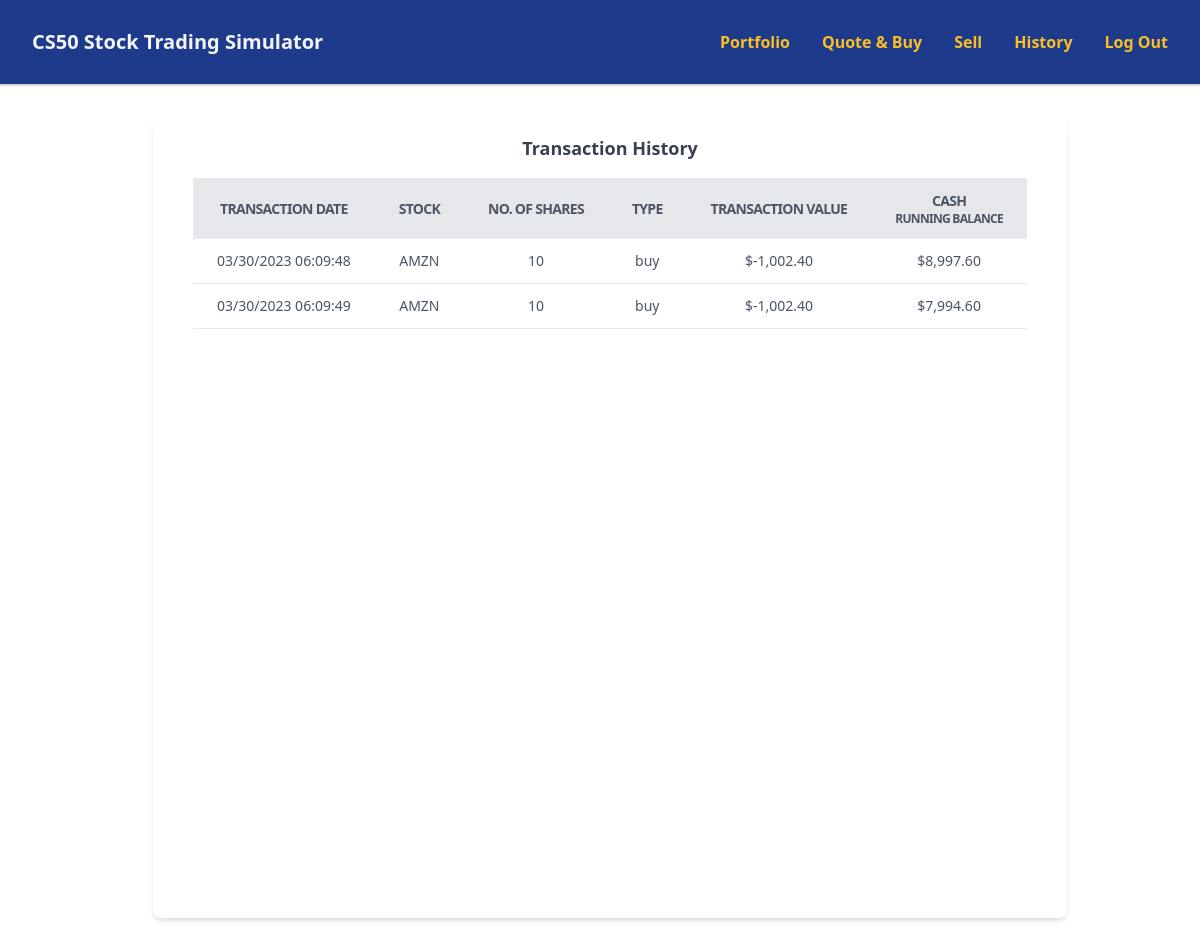
/history (signed in), run on an earlier commit of the app's database.
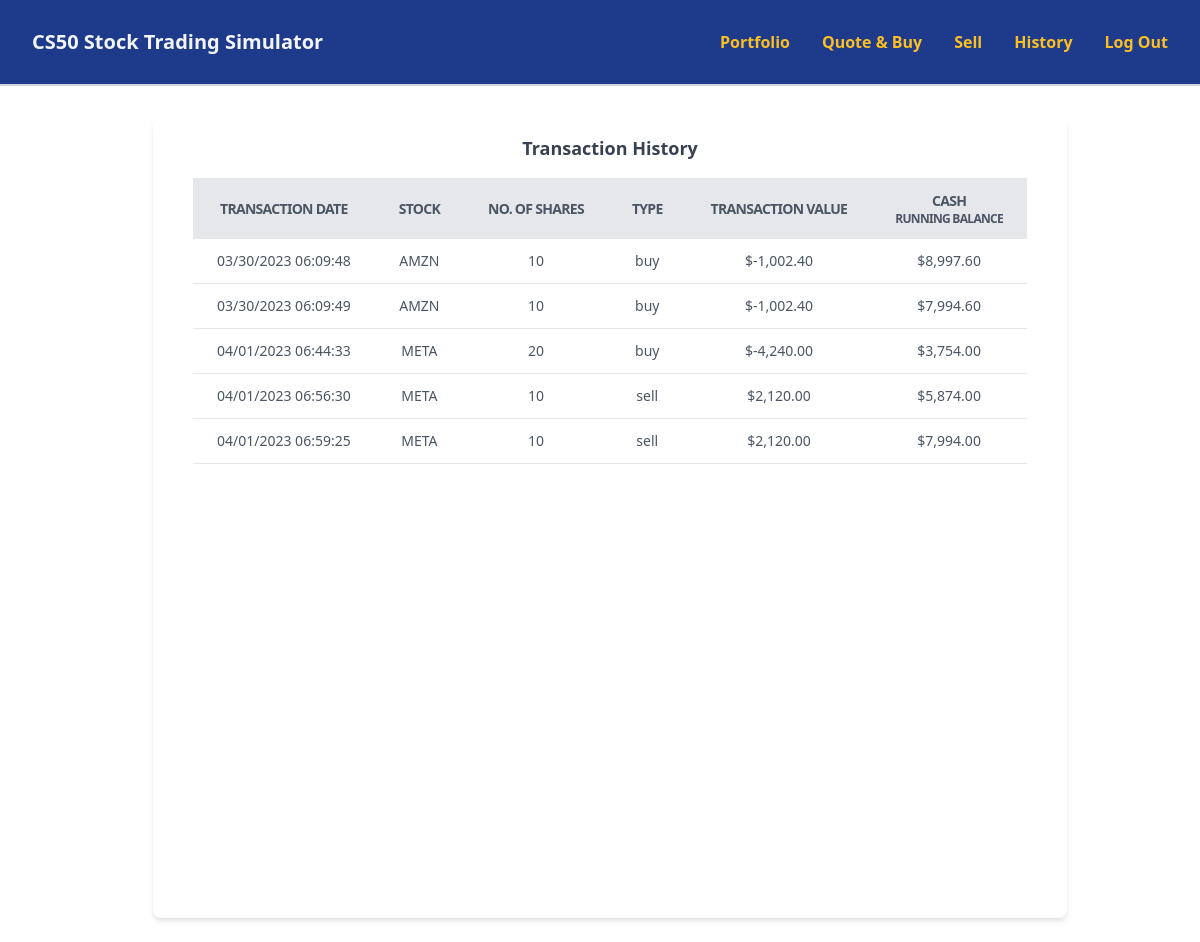
And on a later commit of the database.
### app.py (models this page shows, shortened)
class stock_txn(db.Model):
    txn_id = db.Column(db.Integer, primary_key=True)
    stock = db.Column(db.String(80), nullable=False)
    no_of_shares = db.Column(db.Integer, nullable=False)
    total_cost = db.Column(db.Integer, nullable=False)
    user_id = db.Column(db.Integer)
    txn_date = db.Column(db.Date)
    txn_type = db.Column(db.String(80), nullable=False)

class cash_running_bal(db.Model):
    c_bal_id = db.Column(db.Integer, primary_key=True)
    user_id = db.Column(db.Integer)
    txn_id = db.Column(db.Integer)
    txn_date = db.Column(db.Date)
    amount_change = db.Column(db.Integer, nullable=False)
    cash_end_bal = db.Column(db.Integer, nullable=False)

### app.py (the view)
@fin_app.route("/history")
@login_required
def history():
    current_user = session["user_id"]
    transactions = db.session.execute(text(
        "SELECT * FROM stock_txn WHERE user_id = :current_user"), {'current_user': current_user})
    cash_history = db.session.execute(text(
        "SELECT * FROM cash_running_bal WHERE user_id = :current_user"), {'current_user': current_user})
    cash_history = db.session.execute(text(
        "SELECT * FROM (SELECT * FROM cash_running_bal JOIN stock_txn ON cash_running_bal.txn_id = stock_txn.txn_id) WHERE user_id = :current_user"), {'current_user': current_user})
    return render_template("history.html", transactions=transactions, cash_history=cash_history)

### app.py (called while the page is built)
@fin_app.after_request
def after_request(response):
    response.headers["Cache-Control"] = "no-cache, no-store, must-revalidate"
    response.headers["Expires"] = 0
    response.headers["Pragma"] = "no-cache"
    return response

### helpers.py (called while the page is built)
def login_required(f):
    @wraps(f)
    def decorated_function(*args, **kwargs):
        if session.get("user_id") is None:
            return redirect("/login")
        return f(*args, **kwargs)
    return decorated_function

def usd(value):
    return f"${value:,.2f}"

### templates/history.html
{% extends "layout.html" %} {% block title %} List of Users {% endblock %} {%
block main %}
<div class="flex justify-center min-h-screen mt-8 ml-5">
  <div class="bg-white shadow-md rounded-lg overflow-x-auto">
    <div class="flex justify-center items-center px-6 py-4">
      <h2 class="text-lg font-semibold text-gray-700">Transaction History</h2>
    </div>
    <table class="table-auto mx-10 text-xs md:text-sm text-center">
      <thead>
        <tr
          class="bg-gray-200 text-gray-600 uppercase text-sm leading-normal tracking-tighter text-center"
        >
          <th class="py-3 px-6">Transaction Date</th>
          <th class="py-3 px-6">Stock</th>
          <th class="py-3 px-6">No. of Shares</th>
          <th class="py-3 px-6">Type</th>
          <th class="py-3 px-6">Transaction Value</th>
          <th class="py-3 px-6">
            <p>Cash</p>
            <p class="text-xs">Running Balance</p>
          </th>
        </tr>
      </thead>
      <tbody class="text-gray-600 text-sm font-light">
        {% for each in cash_history %}
        <tr class="border-b border-gray-200 hover:bg-gray-100">
          <td class="py-3 px-6">{{ each.txn_date }}</td>
          <td class="py-3 px-6">{{ each.stock }}</td>
          <td class="py-3 px-6">{{ each.no_of_shares }}</td>
          <td class="py-3 px-6">{{ each.txn_type }}</td>
          <td class="py-3 px-6">{{ each.amount_change|usd }}</td>
          <td class="py-3 px-6">{{ each.cash_end_bal|usd }}</td>
        </tr>
        {% endfor %}
      </tbody>
    </table>
  </div>
</div>
{% endblock %}

### templates/layout.html (shortened to what this page needs)
<!DOCTYPE html>
<html lang="en">
  <head>
    <link
      href="https://cdn.jsdelivr.net/npm/tailwindcss@2.2.15/dist/tailwind.min.css"
      rel="stylesheet"
    />
  </head>
  <body>
    <header
      class="bg-blue-900 py-7 px-8 flex justify-between items-center border-b-2 border-gray-300 z-5"
    >
      <a href="/" class="text-xl font-bold text-gray-100"
        >CS50 Stock Trading Simulator</a
      >
      <nav class="md:ml-auto z-1">
        <ul id="show" class="hidden md:flex md:space-x-8 font-semibold">
          {% if session["user_id"] %}
          <li>
            <a href="/portfolio" class="text-yellow-400 hover:text-yellow-400"
              >Portfolio</a
            >
          </li>
          <li>
            <a href="/quote" class="text-yellow-400 hover:text-yellow-400"
              >Quote &amp; Buy</a
            >
          </li>
          <li>
            <a href="/sell" class="text-yellow-400 hover:text-yellow-400"
              >Sell</a
            >
          </li>
          <li>
            <a href="/history" class="text-yellow-400 hover:text-yellow-400"
              >History</a
            >
          </li>
          <li>
            <a href="/logout" class="text-yellow-400 hover:text-yellow-400"
              >Log Out</a
            >
          </li>
          {% endif %}
        </ul>
      </nav>
    </header>
    <main class="mx-auto my-6">{% block main %}{% endblock %}</main>
  </body>
</html>

What changed in the data, as far as the page shows it:
added stock_txn: txn_date "04/01/2023 06:44:33", stock "META", no_of_shares "20", txn_type "buy", amount_change "$-4,240.00", cash_end_bal "$3,754.00"
added stock_txn: txn_date "04/01/2023 06:56:30", stock "META", no_of_shares "10", txn_type "sell", amount_change "$2,120.00", cash_end_bal "$5,874.00"
added stock_txn: txn_date "04/01/2023 06:59:25", stock "META", no_of_shares "10", txn_type "sell", amount_change "$2,120.00", cash_end_bal "$7,994.00"
